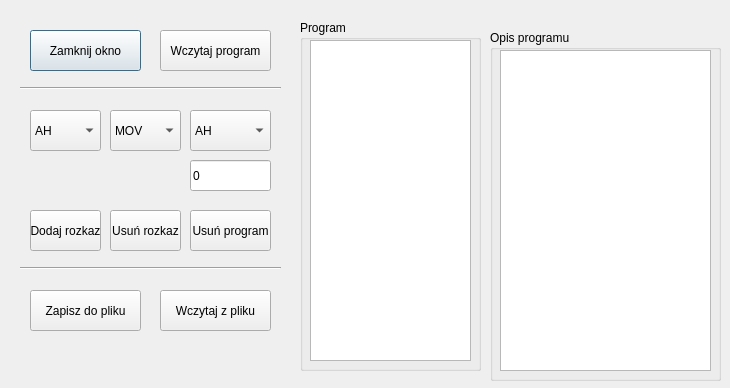
<?xml version="1.0" encoding="UTF-8"?>
<ui version="4.0">
 <class>Program</class>
 <widget class="QDialog" name="Program">
  <property name="geometry">
   <rect>
    <x>0</x>
    <y>0</y>
    <width>730</width>
    <height>388</height>
   </rect>
  </property>
  <property name="windowTitle">
   <string>Program</string>
  </property>
  <widget class="QPushButton" name="btn_close">
   <property name="geometry">
    <rect>
     <x>30</x>
     <y>30</y>
     <width>111</width>
     <height>41</height>
    </rect>
   </property>
   <property name="text">
    <string>Zamknij okno</string>
   </property>
  </widget>
  <widget class="QComboBox" name="combo_dst">
   <property name="geometry">
    <rect>
     <x>30</x>
     <y>110</y>
     <width>71</width>
     <height>41</height>
    </rect>
   </property>
   <item>
    <property name="text">
     <string>AH</string>
    </property>
   </item>
   <item>
    <property name="text">
     <string>AL</string>
    </property>
   </item>
   <item>
    <property name="text">
     <string>BH</string>
    </property>
   </item>
   <item>
    <property name="text">
     <string>BL</string>
    </property>
   </item>
   <item>
    <property name="text">
     <string>CH</string>
    </property>
   </item>
   <item>
    <property name="text">
     <string>CL</string>
    </property>
   </item>
   <item>
    <property name="text">
     <string>DH</string>
    </property>
   </item>
   <item>
    <property name="text">
     <string>DL</string>
    </property>
   </item>
  </widget>
  <widget class="QComboBox" name="combo_act">
   <property name="geometry">
    <rect>
     <x>110</x>
     <y>110</y>
     <width>71</width>
     <height>41</height>
    </rect>
   </property>
   <item>
    <property name="text">
     <string>MOV</string>
    </property>
   </item>
   <item>
    <property name="text">
     <string>ADD</string>
    </property>
   </item>
   <item>
    <property name="text">
     <string>SUB</string>
    </property>
   </item>
   <item>
    <property name="text">
     <string>PUSH</string>
    </property>
   </item>
   <item>
    <property name="text">
     <string>POP</string>
    </property>
   </item>
   <item>
    <property name="text">
     <string>INT 10</string>
    </property>
   </item>
   <item>
    <property name="text">
     <string>INT 15</string>
    </property>
   </item>
   <item>
    <property name="text">
     <string>INT 16</string>
    </property>
   </item>
   <item>
    <property name="text">
     <string>INT 21</string>
    </property>
   </item>
   <item>
    <property name="text">
     <string>INT 1A</string>
    </property>
   </item>
  </widget>
  <widget class="QComboBox" name="combo_src">
   <property name="geometry">
    <rect>
     <x>190</x>
     <y>110</y>
     <width>81</width>
     <height>41</height>
    </rect>
   </property>
   <item>
    <property name="text">
     <string>AH</string>
    </property>
   </item>
   <item>
    <property name="text">
     <string>AL</string>
    </property>
   </item>
   <item>
    <property name="text">
     <string>BH</string>
    </property>
   </item>
   <item>
    <property name="text">
     <string>BL</string>
    </property>
   </item>
   <item>
    <property name="text">
     <string>CH</string>
    </property>
   </item>
   <item>
    <property name="text">
     <string>CL</string>
    </property>
   </item>
   <item>
    <property name="text">
     <string>DH</string>
    </property>
   </item>
   <item>
    <property name="text">
     <string>DL</string>
    </property>
   </item>
   <item>
    <property name="text">
     <string>AX</string>
    </property>
   </item>
   <item>
    <property name="text">
     <string>BX</string>
    </property>
   </item>
   <item>
    <property name="text">
     <string>CX</string>
    </property>
   </item>
   <item>
    <property name="text">
     <string>DX</string>
    </property>
   </item>
   <item>
    <property name="text">
     <string>Wart. nat.</string>
    </property>
   </item>
  </widget>
  <widget class="QPushButton" name="btn_load">
   <property name="geometry">
    <rect>
     <x>160</x>
     <y>30</y>
     <width>111</width>
     <height>41</height>
    </rect>
   </property>
   <property name="text">
    <string>Wczytaj program</string>
   </property>
  </widget>
  <widget class="QLineEdit" name="edit_src">
   <property name="geometry">
    <rect>
     <x>190</x>
     <y>160</y>
     <width>81</width>
     <height>31</height>
    </rect>
   </property>
   <property name="text">
    <string>0</string>
   </property>
   <property name="placeholderText">
    <string>0</string>
   </property>
  </widget>
  <widget class="QPushButton" name="btn_add_line">
   <property name="geometry">
    <rect>
     <x>30</x>
     <y>210</y>
     <width>71</width>
     <height>41</height>
    </rect>
   </property>
   <property name="text">
    <string>Dodaj rozkaz</string>
   </property>
  </widget>
  <widget class="QPushButton" name="btn_remove_line">
   <property name="geometry">
    <rect>
     <x>110</x>
     <y>210</y>
     <width>71</width>
     <height>41</height>
    </rect>
   </property>
   <property name="text">
    <string>Usuń rozkaz</string>
   </property>
  </widget>
  <widget class="Line" name="line">
   <property name="geometry">
    <rect>
     <x>20</x>
     <y>80</y>
     <width>261</width>
     <height>16</height>
    </rect>
   </property>
   <property name="orientation">
    <enum>Qt::Horizontal</enum>
   </property>
  </widget>
  <widget class="Line" name="line_2">
   <property name="geometry">
    <rect>
     <x>20</x>
     <y>260</y>
     <width>261</width>
     <height>16</height>
    </rect>
   </property>
   <property name="orientation">
    <enum>Qt::Horizontal</enum>
   </property>
  </widget>
  <widget class="QPushButton" name="btn_save_file">
   <property name="geometry">
    <rect>
     <x>30</x>
     <y>290</y>
     <width>111</width>
     <height>41</height>
    </rect>
   </property>
   <property name="text">
    <string>Zapisz do pliku</string>
   </property>
  </widget>
  <widget class="QPushButton" name="btn_load_file">
   <property name="geometry">
    <rect>
     <x>160</x>
     <y>290</y>
     <width>111</width>
     <height>41</height>
    </rect>
   </property>
   <property name="text">
    <string>Wczytaj z pliku</string>
   </property>
  </widget>
  <widget class="QGroupBox" name="groupBox">
   <property name="geometry">
    <rect>
     <x>300</x>
     <y>20</y>
     <width>181</width>
     <height>351</height>
    </rect>
   </property>
   <property name="title">
    <string>Program</string>
   </property>
   <widget class="QTextBrowser" name="text_program">
    <property name="geometry">
     <rect>
      <x>10</x>
      <y>20</y>
      <width>161</width>
      <height>321</height>
     </rect>
    </property>
   </widget>
  </widget>
  <widget class="QPushButton" name="btn_remove_program">
   <property name="geometry">
    <rect>
     <x>190</x>
     <y>210</y>
     <width>81</width>
     <height>41</height>
    </rect>
   </property>
   <property name="text">
    <string>Usuń program</string>
   </property>
  </widget>
  <widget class="QGroupBox" name="groupBox_2">
   <property name="geometry">
    <rect>
     <x>490</x>
     <y>30</y>
     <width>231</width>
     <height>351</height>
    </rect>
   </property>
   <property name="title">
    <string>Opis programu</string>
   </property>
   <widget class="QTextEdit" name="text_description">
    <property name="geometry">
     <rect>
      <x>10</x>
      <y>20</y>
      <width>211</width>
      <height>321</height>
     </rect>
    </property>
   </widget>
  </widget>
 </widget>
 <resources/>
 <connections/>
</ui>
